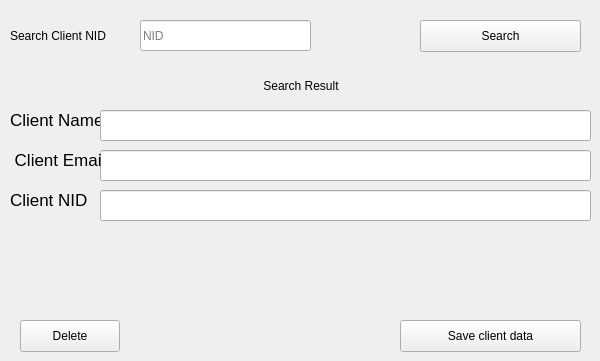
      <widget class="QWidget" name="tab_13">
       <attribute name="title">
        <string>Edit/Delete a client</string>
       </attribute>
       <widget class="QLineEdit" name="lineEdit_24">
        <property name="geometry">
         <rect>
          <x>140</x>
          <y>20</y>
          <width>171</width>
          <height>31</height>
         </rect>
        </property>
        <property name="placeholderText">
         <string>NID</string>
        </property>
       </widget>
       <widget class="QLabel" name="label_39">
        <property name="geometry">
         <rect>
          <x>10</x>
          <y>20</y>
          <width>121</width>
          <height>31</height>
         </rect>
        </property>
        <property name="text">
         <string>Search Client NID</string>
        </property>
       </widget>
       <widget class="QPushButton" name="pushButton_22">
        <property name="geometry">
         <rect>
          <x>400</x>
          <y>320</y>
          <width>181</width>
          <height>32</height>
         </rect>
        </property>
        <property name="text">
         <string>Save client data</string>
        </property>
       </widget>
       <widget class="QPushButton" name="pushButton_23">
        <property name="geometry">
         <rect>
          <x>420</x>
          <y>20</y>
          <width>161</width>
          <height>32</height>
         </rect>
        </property>
        <property name="text">
         <string>Search</string>
        </property>
       </widget>
       <widget class="QLabel" name="label_43">
        <property name="geometry">
         <rect>
          <x>260</x>
          <y>70</y>
          <width>111</width>
          <height>31</height>
         </rect>
        </property>
        <property name="text">
         <string> Search Result</string>
        </property>
       </widget>
       <widget class="QPushButton" name="pushButton_24">
        <property name="geometry">
         <rect>
          <x>20</x>
          <y>320</y>
          <width>100</width>
          <height>32</height>
         </rect>
        </property>
        <property name="text">
         <string>Delete</string>
        </property>
       </widget>
       <widget class="QLabel" name="label_38">
        <property name="geometry">
         <rect>
          <x>10</x>
          <y>190</y>
          <width>91</width>
          <height>20</height>
         </rect>
        </property>
        <property name="font">
         <font>
          <family>Arial</family>
          <pointsize>13</pointsize>
         </font>
        </property>
        <property name="text">
         <string>Client NID</string>
        </property>
       </widget>
       <widget class="QLineEdit" name="lineEdit_29">
        <property name="geometry">
         <rect>
          <x>100</x>
          <y>150</y>
          <width>491</width>
          <height>31</height>
         </rect>
        </property>
        <property name="font">
         <font>
          <family>Arial</family>
          <pointsize>13</pointsize>
         </font>
        </property>
        <property name="placeholderText">
         <string/>
        </property>
       </widget>
       <widget class="QLabel" name="label_41">
        <property name="geometry">
         <rect>
          <x>10</x>
          <y>110</y>
          <width>91</width>
          <height>20</height>
         </rect>
        </property>
        <property name="font">
         <font>
          <family>Arial</family>
          <pointsize>13</pointsize>
         </font>
        </property>
        <property name="text">
         <string>Client Name</string>
        </property>
       </widget>
       <widget class="QLineEdit" name="lineEdit_30">
        <property name="geometry">
         <rect>
          <x>100</x>
          <y>190</y>
          <width>491</width>
          <height>31</height>
         </rect>
        </property>
        <property name="font">
         <font>
          <family>Arial</family>
          <pointsize>13</pointsize>
         </font>
        </property>
        <property name="placeholderText">
         <string/>
        </property>
       </widget>
       <widget class="QLineEdit" name="lineEdit_31">
        <property name="geometry">
         <rect>
          <x>100</x>
          <y>110</y>
          <width>491</width>
          <height>31</height>
         </rect>
        </property>
        <property name="font">
         <font>
          <family>Arial</family>
          <pointsize>13</pointsize>
         </font>
        </property>
        <property name="placeholderText">
         <string/>
        </property>
       </widget>
       <widget class="QLabel" name="label_42">
        <property name="geometry">
         <rect>
          <x>10</x>
          <y>150</y>
          <width>91</width>
          <height>20</height>
         </rect>
        </property>
        <property name="font">
         <font>
          <family>Arial</family>
          <pointsize>13</pointsize>
         </font>
        </property>
        <property name="text">
         <string> Client Email</string>
        </property>
       </widget>
      </widget>
